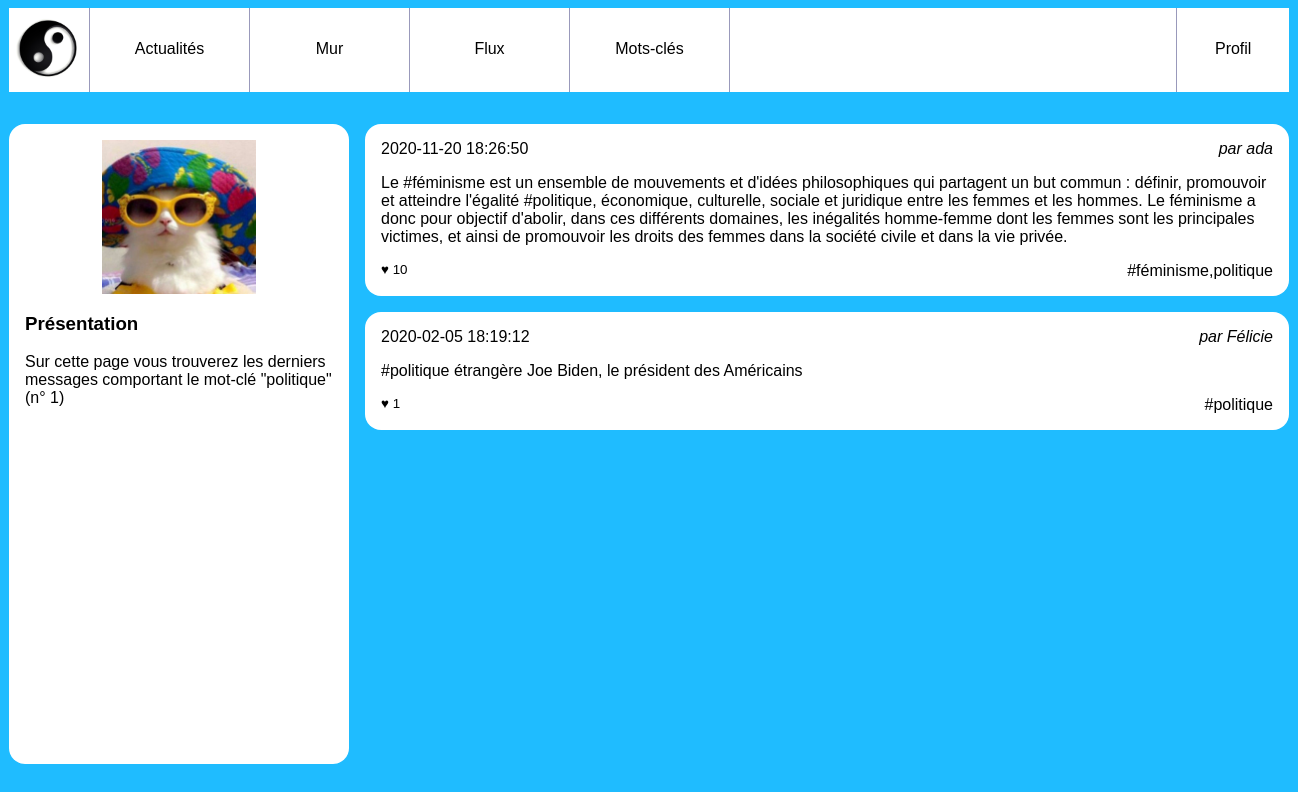
Screenshot of /tags.php?tag_id=1 with the database file from the repository.
### tables this page shows
CREATE TABLE IF NOT EXISTS `tags` (
  `id` INT UNSIGNED NOT NULL AUTO_INCREMENT,
  `label` VARCHAR(255) NOT NULL,
  PRIMARY KEY (`id`),
  UNIQUE INDEX `label_UNIQUE` (`label` ASC));

CREATE TABLE IF NOT EXISTS `users` (
  `id` INT UNSIGNED NOT NULL AUTO_INCREMENT,
  `email` VARCHAR(255) NOT NULL,
  `password` VARCHAR(255) NOT NULL,
  `alias` VARCHAR(255) NOT NULL,
  PRIMARY KEY (`id`),
  UNIQUE INDEX `email_UNIQUE` (`email` ASC),
  UNIQUE INDEX `alias_UNIQUE` (`alias` ASC));

### server/db_connect.php (called while the page is built, shortened)
<?php
$tagId = isset($_GET['tag_id']) ? intval($_GET['tag_id']) : null;
?>

### server/queries.php (called while the page is built, shortened)
<?php
$SQL_tags = "
    SELECT tags.id as tag_id, users.id as author_id, posts.content,
    posts.created,
    users.alias as author_name,
    count(likes.id) as like_number,
    GROUP_CONCAT(DISTINCT tags.label) AS taglist
    FROM posts_tags as filter
    JOIN posts ON posts.id=filter.post_id
    JOIN users ON users.id=posts.user_id
    LEFT JOIN posts_tags ON posts.id = posts_tags.post_id
    LEFT JOIN tags       ON posts_tags.tag_id  = tags.id
    LEFT JOIN likes      ON likes.post_id  = posts.id
    WHERE filter.tag_id = '$tagId'
    GROUP BY posts.id
    ORDER BY posts.created DESC
    ";
?>

### tags.php (the view, shortened to what this page needs)
<?php
include "./server/db_connect.php";
include "./server/queries.php";
?>
<!doctype html>
<html lang="fr">
<head>
    <link rel="stylesheet" href="./client/css/style.css" />
</head>
<body>
    <?php include './client/header.php'; ?>
    <div id="wrapper">
        <?php
        $tagId = intval($_GET['tag_id']);
        ?>
        <aside>
            <?php
            $laQuestionEnSql = "SELECT * FROM tags WHERE id= '$tagId' ";
            $lesInformations = $mysqli->query($laQuestionEnSql);
            $tag = $lesInformations->fetch_assoc();
            ?>
            <img src="./client/img/user.jpg" alt="Portrait de l'utilisatrice" />
            <section>
                <h3>Présentation</h3>
                <p>Sur cette page vous trouverez les derniers messages comportant
                    le mot-clé "<?php echo $tag['label'] ?>"
                    (n° <?php echo $tagId ?>)
                </p>
            </section>
        </aside>
        <main>
            <?php
            $lesInformations = $mysqli->query($SQL_tags);
            while ($post = $lesInformations->fetch_assoc()) {
            ?>
                <article>
                    <h3>
                        <time datetime='2020-02-01 11:12:13'><?php echo $post['created'] ?></time>
                    </h3>
                    <address>par <?php echo '<a href="wall.php?user_id=' . $post['author_id'] . '">' . $post['author_name'] . '</a>'; ?></address>
                    <div>
                        <p><?php echo $post['content'] ?></p>
                    </div>
                    <footer>
                        <small>♥ <?php echo $post['like_number'] ?></small>
                        <?php echo '<a href="tags.php?tag_id=' . $post['tag_id'] . '">' ?>#<?php echo $post['taglist'] ?></a>
                    </footer>
                </article>
            <?php } ?>
        </main>
    </div>
</body>
</html>

### client/css/style.css (style rules this page uses)
body { background-color: #1fbcff; font-family: "Nunito Sans", sans-serif; }
a { text-decoration: none; color: black; }
#wrapper { display: flex; width: 80em; margin: 0 auto 2em auto; }
#wrapper aside { background-color: #fff; flex: 1; padding: 1em; border-radius: 1em; }
#wrapper aside img { display: block; width: 50%; margin: auto; }
#wrapper main { flex: 3; padding-left: 1em; height: 80vh; overflow-y: scroll; }
#wrapper main article { background-color: #fff; padding: 1em; margin-bottom: 1em; border-radius: 1em; }
#wrapper main article h3 { margin: 0; padding: 0; font-weight: normal; font-size: 1em; }
#wrapper main article time { float: left; }
#wrapper main article address { text-align: right; margin-bottom: 1em; }
#wrapper main article p { margin: 0; }
#wrapper main article footer { margin-top: 1em; text-align: right; }
#wrapper main article footer small { float: left; }

### rows the page displays
tags: label "politique", created "2020-02-05 18:19:12", users.alias "Félicie", content "#politique étrangère Joe Biden, le président des Américains", like_number "1", taglist "politique"
tags: created "2020-11-20 18:26:50", users.alias "ada", content "Le #féminisme est un ensemble de mouvements et d'idées philosophiques qui partagent un but commun : définir, promouvoir et atteindre l'égalité #politique, économique, culturelle, sociale et juridique entre les femmes et les hommes. Le féminisme a donc pour objectif d'abolir, dans ces différents domaines, les inégalités homme-femme dont les femmes sont les principales victimes, et ainsi de promouvoir les droits des femmes dans la société civile et dans la vie privée.", like_number "10", taglist "féminisme,politique"

### other values shown
$tagId "1"
